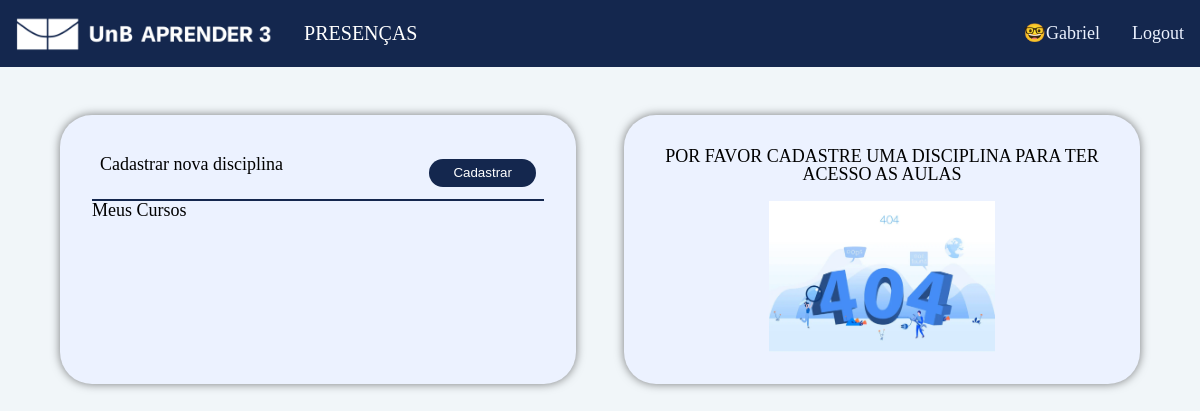
Before: /gerenciarPresenca (signed in) with the older database file.
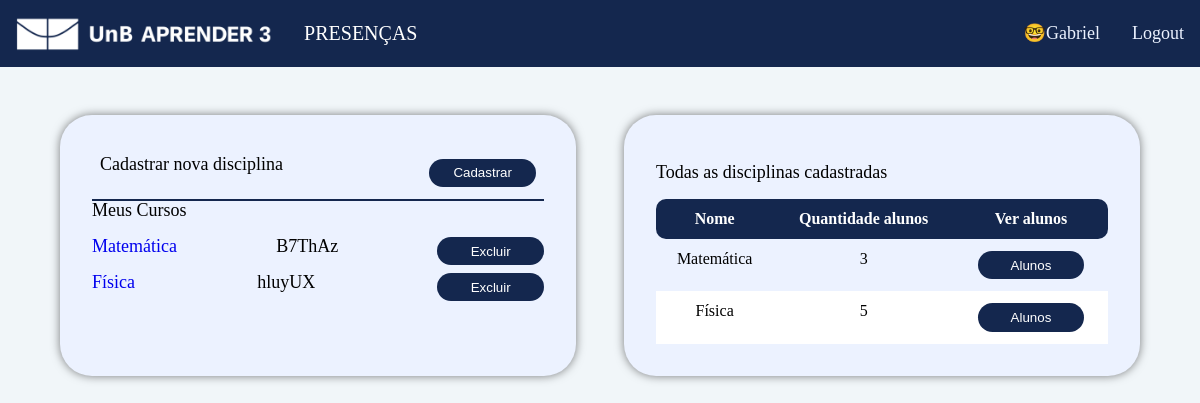
After: the same page with the newer database file.
### app/models.py (models this page shows, shortened)
class Disciplina(db.Model):
    id = db.Column(db.Integer, primary_key=True, autoincrement=True)
    nome = db.Column(db.String(100), nullable=False)
    professor_matricula = db.Column(db.String, db.ForeignKey('user.matricula'), nullable=True)
    codigo = db.Column(db.Integer, nullable=True, unique=True)
    professor = db.relationship('User', backref='disciplinas_ministradas', foreign_keys=[professor_matricula])
    alunos = db.relationship('User', secondary=alunos_disciplinas, backref='disciplinas_matriculadas')
    aulas = db.relationship('Aula', cascade='all, delete-orphan')

### app/routes.py (the view)
@app.route('/gerenciarPresenca')
@login_required
@professor_required
def professor_page():
    disciplinas = Disciplina.query.filter_by(professor=current_user).all()
    return render_template('pages/professor-disciplina.html', disciplinas=disciplinas)

### app/models.py (called while the page is built)
@login_manager.user_loader
def load_user(matricula):
    return User.query.get(matricula)

### app/utils.py (called while the page is built)
def professor_required(f):
    @wraps(f)
    def decorated_function(*args, **kwargs):
        if not current_user.is_authenticated:
            return current_app.login_manager.unauthorized()
        elif not current_user.eh_professor:
            abort(403)
        return f(*args, **kwargs)
    return decorated_function

### app/templates/pages/professor-disciplina.html (shortened to what this page needs)
{% extends 'base_template.html' %} {% block content %}
<section class="grid_professor-disciplina">
  <section class="container" id="side_bar">
    <div class="aula">
      <p class="container__texto">Cadastrar nova disciplina</p>
      <button
        class="button"
        onclick="document.getElementById('modal_disciplina').style.display='block'"
      >
        Cadastrar
      </button>
    </div>
    <h2 class="container__texto">Meus Cursos</h2>
    <ul>
      {% for disciplina in disciplinas %}
      <li class="container__lista_disciplina">
          <p class="container__texto"><a href="{{ url_for('disciplina_page', disciplina_id=disciplina.id ) }}">
            {{disciplina.nome}}
          </a></p>
          <p class="container__texto">{{disciplina.codigo}}</p>
          <a
            href="{{ url_for('deletar_disciplina', disciplina_id=disciplina.id ) }}"
            onclick="return confirm('Tem certeza de que deseja excluir esta aula?')"
            ><button class="button">Excluir</button>
          </a>
      </li>
      {% endfor %}
    </ul>
  </section>
  {% if disciplinas %}
  <section class="container aluno">
    <div class="presenca">
      <h1 class="container__texto">Todas as disciplinas cadastradas</h1>
      <table class="table-striped-columns">
        <thead>
          <tr>
            <th>Nome</th>
            <th>Quantidade alunos</th>
            <th>Ver alunos</th>
          </tr>
        </thead>
        <tbody>
          {% for disciplina in disciplinas %}
          <tr>
            <td>{{disciplina.nome}}</td>
            <td>{{disciplina.alunos|count}}</td>
            <td>
             <button class="button" onclick="document.getElementById('modal_alunos').style.display='block'">
              Alunos
            </button>
            </td>
          </tr>
          {% endfor %}
        </tbody>
      </table>
    </div>
  </section>
  {% else %}
  <div class="container flex">
    <h2 class="container__texto" style="text-align: center">
      POR FAVOR CADASTRE UMA DISCIPLINA PARA TER ACESSO AS AULAS
    </h2>
    <img
      class="container__imagem"
      src="../../static/img/ilustracao-404-not-found.webp"
      alt=""
    />
  </div>
  {% endif %}
</section>
{% endblock%}

Changed rows visible on the page:
added Disciplina: nome "Matemática", codigo "B7ThAz", alunos|count "3"
added Disciplina: nome "Física", codigo "hluyUX", alunos|count "5"
Other visible differences:
text no longer shown: "POR FAVOR CADASTRE UMA DISCIPLINA PARA TER ACESSO AS AULAS"
text now shown: "Todas as disciplinas cadastradas Nome Quantidade alunos Ver alunos"
